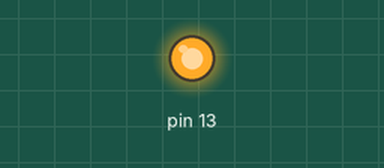
A sketch run on a simulated Arduino Uno, built with avr-gcc and run on an emulated ATmega328P. Parts: output pins drawn as LEDs (lit = HIGH). What the sketch prints to the serial monitor is not drawn.

Above: at 2.0 s.
At 8.1 s:
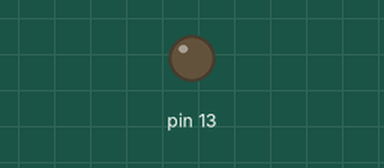
Timing chart, 0 to 12.7 s (numbered marks = the images above):
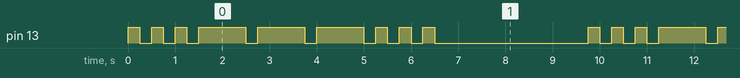

Measured:
- by itself, pin 13: repeats every 9.8 s: 2 × (LOW 0.25 s, HIGH 0.25 s), 3 × (LOW 0.25 s, HIGH 1.0 s), 3 × (LOW 0.25 s, HIGH 0.25 s), LOW 3.3 s, HIGH 0.25 s
- by itself, everything shown: repeats every 9.8 s, in 18 steps

The sketch:

_01_Morse.ino
```cpp
#include "Morse.h"

Morse morse(13);

void setup() {
  Serial.begin(9600); // set up Serial library at 9600 bps
}

void loop() {
  Serial.println("Blinking SOS...!");
  morse.dot(); morse.dot(); morse.dot();
  morse.dash(); morse.dash(); morse.dash();
  morse.dot(); morse.dot(); morse.dot();
  delay(3000);
}
```

Morse.cpp
```cpp
/*
  Morse.cpp - Library for flashing Morse code.
  Created by David A. Mellis, November 2, 2007.
  Released into the public domain.
*/

#include "Arduino.h"
#include "Morse.h"

Morse::Morse(int pin) {
  pinMode(pin, OUTPUT);
  _pin = pin;
}

void Morse::dot() {
  digitalWrite(_pin, HIGH);
  delay(250);
  digitalWrite(_pin, LOW);
  delay(250);
}

void Morse::dash() {
  digitalWrite(_pin, HIGH);
  delay(1000);
  digitalWrite(_pin, LOW);
  delay(250);
}
```

Morse.h
```cpp
/*
  Morse.h - Library for flashing Morse code.
  Created by David A. Mellis, November 2, 2007.
  Released into the public domain.
*/
#ifndef Morse_h
#define Morse_h

#include "Arduino.h"

class Morse {
  public:
    Morse(int pin);
    void dot();
    void dash();
  private:
    int _pin;
};

#endif
```
